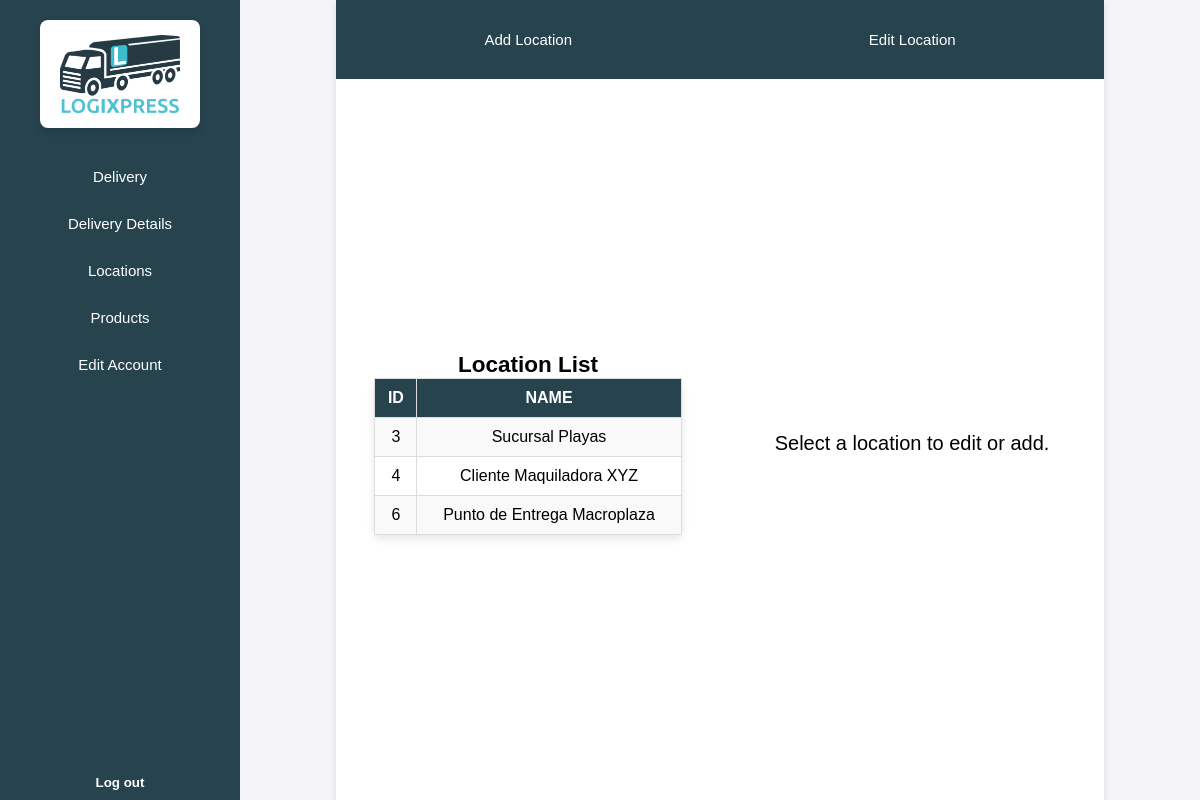
Page /menuCL.php?section=locations (signed in) on the committed database.
### tables this page shows
CREATE TABLE cliente_ubi (
    cliente INT,
    ubicacion INT,
    fechaRegistro DATE,
    PRIMARY KEY (cliente, ubicacion),
    FOREIGN KEY (cliente) REFERENCES cliente(num),
    FOREIGN KEY (ubicacion) REFERENCES ubicacion(num)
);

CREATE TABLE ubicacion (
    num INT AUTO_INCREMENT PRIMARY KEY,
    nombreUbicacion VARCHAR(100),
    nombreCalle VARCHAR(100),
    numCalle VARCHAR(50) NOT NULL,
    colonia VARCHAR(100) NOT NULL,
    codigoPostal VARCHAR(10) NOT NULL
);

### php/locations/vistaUbicaciones.php (the view, shortened to what this page needs)
<?php
function vistaUbicaciones($cliente) {
    global $db;
    $ubicacion = [];
    $queryUbicacion = "SELECT cu.ubicacion, u.nombreUbicacion, cu.fechaRegistro
            FROM ubicacion u
            INNER JOIN cliente_ubi cu ON cu.ubicacion = u.num
            WHERE cu.cliente = $cliente";
    $result = mysqli_query($db, $queryUbicacion);
    while ($row = mysqli_fetch_assoc($result)) {
        $ubicacion[] = $row;
    }
    if (!empty($ubicacion)): ?>
    <section class="content-tools">
        <div class="tools">
            <div>
                <a class="tool-text" href="?section=locations&tool=add">Add Location</a>
            </div>
            <div>
                <a class="tool-text" href="?section=locations&tool=edit">Edit Location</a>
            </div>
        </div>
        <div class="information">
            <div class="general-info">
                <h2>Location List</h2>
                <table>
                    <tr>
                        <th>ID</th>
                        <th>Name</th>
                    </tr>
                    <?php foreach ($ubicacion as $row): ?>
                        <tr>
                            <td><?= htmlspecialchars($row['ubicacion']) ?></td>
                            <td><?= htmlspecialchars($row['nombreUbicacion']) ?></td>
                        </tr>
                    <?php endforeach; ?>
                </table>
            </div>
            <div class="info-locations">
                <?php if (isset($_GET['tool'])): ?>
                    <?php if ($_GET['tool'] === 'edit' && isset($_GET['location'])): ?>
                        <?php vistaFormularoProductos($_GET['location']); ?>
                    <?php elseif ($_GET['tool'] === 'add'): ?>
                        <?php vistaFormularioAgregarUbicacion(); ?>
                    <?php else: ?>
                        <p style="font-size:2rem;">Select a location to edit or add.</p>
                    <?php endif; ?>
                <?php else: ?>
                    <p style="font-size:2rem;">Select a location to edit or add.</p>
                <?php endif; ?>
            </div>
        </div>
    </section>
    <?php endif;
}
    ?>

### css/menuBase.css (style rules this page uses)
html { font-size: 62.5%; height: 100vh; width: 100%; }
* { margin: 0; padding: 0; box-sizing: border-box; font-family: Arial, sans-serif; }
body { display: flex; height: 100vh; background-color: #f4f4f9; font-size: 1.5rem; }

### css/tables.css (style rules this page uses)
table { width: 80%; border-collapse: collapse; background-color: #ffffff; border: 1px solid #ddd; border-radius: 8px; box-shadow: 0 4px 8px rgba(0, 0, 0, 0.1); font-family: Arial, sans-serif; }
th, td { padding: 10px; text-align: left; border: 1px solid #ddd; text-align: center; word-wrap: break-word; white-space: normal; }
th { background-color: #27434e; color: white; text-transform: uppercase; }
tr:nth-child(even) { background-color: #f9f9f9; }
tr:nth-child(odd) { background-color: #ffffff; }

### css/menuCL/vistaUbicacion.css (style rules this page uses)
.content-tools { display: flex; flex-direction: column; align-items: center; width: 80%; height: 100%; background-color: #ffffff; box-shadow: 0 4px 8px rgba(0, 0, 0, 0.1); }
.tools { width: 100%; height: 10%; display: flex; justify-content: space-around; align-items: center; background-color: #27434e; margin: 0% 0% 1% 0%; }
.information { width: 100%; height: 90%; display: flex; overflow: auto; padding: 1rem 0rem 1rem 0rem; }
.general-info { width: 50%; justify-content: center; display: flex; flex-direction: column; align-items: center; }
.info-locations { width: 50%; display: flex; flex-direction: column; align-items: center; justify-content: center; }
.tool-text { color: #ffffff; text-decoration: none; }

### rows in the picture
cliente_ubi: ubicacion "3", ubicacion.nombreUbicacion "Sucursal Playas"
cliente_ubi: ubicacion "4", ubicacion.nombreUbicacion "Cliente Maquiladora XYZ"
cliente_ubi: ubicacion "6", ubicacion.nombreUbicacion "Punto de Entrega Macroplaza"
